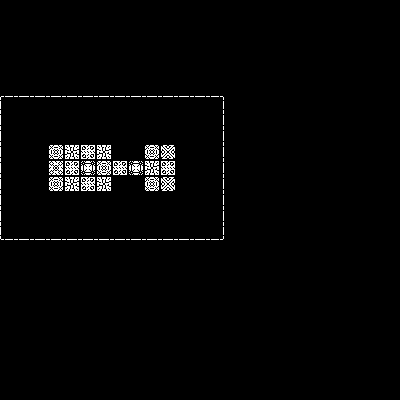

This is a level from a 2D game, rendered from its Tiled map with the project's own tilesets. A one-line summary and the complete map file follow:
An orthogonal 25x25 tile map with 16x16 px tiles, 2 tile layers (base, tiles).

<map version="1.2" tiledversion="1.3.3" orientation="orthogonal" renderorder="right-down" width="25" height="25" tilewidth="16" tileheight="16" infinite="0" nextlayerid="3" nextobjectid="1">
 <tileset firstgid="1" name="tiles" tilewidth="16" tileheight="16" tilecount="10" columns="10">
  <image source="tiles.png" width="160" height="16" />
 </tileset>
 <layer id="1" name="base" width="25" height="25">
  <data encoding="csv">
0,0,0,0,0,0,0,0,0,0,0,0,0,0,0,0,0,0,0,0,0,0,0,0,0,
0,0,0,0,0,0,0,0,0,0,0,0,0,0,0,0,0,0,0,0,0,0,0,0,0,
0,0,0,0,0,0,0,0,0,0,0,0,0,0,0,0,0,0,0,0,0,0,0,0,0,
0,0,0,0,0,0,0,0,0,0,0,0,0,0,0,0,0,0,0,0,0,0,0,0,0,
0,0,0,0,0,0,0,0,0,0,0,0,0,0,0,0,0,0,0,0,0,0,0,0,0,
0,0,0,0,0,0,0,0,0,0,0,0,0,0,0,0,0,0,0,0,0,0,0,0,0,
8,9,9,9,9,9,9,9,9,9,9,9,9,2684354568,0,0,0,0,0,0,0,0,0,0,0,
536870921,7,7,7,7,7,7,7,7,7,7,7,7,2684354569,0,0,0,0,0,0,0,0,0,0,0,
536870921,7,7,7,7,7,7,7,7,7,7,7,7,2684354569,0,0,0,0,0,0,0,0,0,0,0,
536870921,7,7,7,7,7,7,7,7,7,7,7,7,2684354569,0,0,0,0,0,0,0,0,0,0,0,
536870921,7,7,7,7,7,7,7,7,7,7,7,7,2684354569,0,0,0,0,0,0,0,0,0,0,0,
536870921,7,7,7,7,7,7,7,7,7,7,7,7,2684354569,0,0,0,0,0,0,0,0,0,0,0,
536870921,7,7,7,7,7,7,7,7,7,7,7,7,2684354569,0,0,0,0,0,0,0,0,0,0,0,
536870921,7,7,7,7,7,7,7,7,7,7,7,7,2684354569,0,0,0,0,0,0,0,0,0,0,0,
1610612744,1073741833,1073741833,1073741833,1073741833,1073741833,1073741833,1073741833,1073741833,1073741833,1073741833,1073741833,1073741833,3221225480,0,0,0,0,0,0,0,0,0,0,0,
0,0,0,0,0,0,0,0,0,0,0,0,0,0,0,0,0,0,0,0,0,0,0,0,0,
0,0,0,0,0,0,0,0,0,0,0,0,0,0,0,0,0,0,0,0,0,0,0,0,0,
0,0,0,0,0,0,0,0,0,0,0,0,0,0,0,0,0,0,0,0,0,0,0,0,0,
0,0,0,0,0,0,0,0,0,0,0,0,0,0,0,0,0,0,0,0,0,0,0,0,0,
0,0,0,0,0,0,0,0,0,0,0,0,0,0,0,0,0,0,0,0,0,0,0,0,0,
0,0,0,0,0,0,0,0,0,0,0,0,0,0,0,0,0,0,0,0,0,0,0,0,0,
0,0,0,0,0,0,0,0,0,0,0,0,0,0,0,0,0,0,0,0,0,0,0,0,0,
0,0,0,0,0,0,0,0,0,0,0,0,0,0,0,0,0,0,0,0,0,0,0,0,0,
0,0,0,0,0,0,0,0,0,0,0,0,0,0,0,0,0,0,0,0,0,0,0,0,0,
0,0,0,0,0,0,0,0,0,0,0,0,0,0,0,0,0,0,0,0,0,0,0,0,0
</data>
 </layer>
 <layer id="2" name="tiles" width="25" height="25">
  <data encoding="csv">
0,0,0,0,0,0,0,0,0,0,0,0,0,0,0,0,0,0,0,0,0,0,0,0,0,
0,0,0,0,0,0,0,0,0,0,0,0,0,0,0,0,0,0,0,0,0,0,0,0,0,
0,0,0,0,0,0,0,0,0,0,0,0,0,0,0,0,0,0,0,0,0,0,0,0,0,
0,0,0,0,0,0,0,0,0,0,0,0,0,0,0,0,0,0,0,0,0,0,0,0,0,
0,0,0,0,0,0,0,0,0,0,0,0,0,0,0,0,0,0,0,0,0,0,0,0,0,
0,0,0,0,0,0,0,0,0,0,0,0,0,0,0,0,0,0,0,0,0,0,0,0,0,
0,0,0,0,0,0,0,0,0,0,0,0,0,0,0,0,0,0,0,0,0,0,0,0,0,
0,0,0,0,0,0,0,0,0,0,0,0,0,0,0,0,0,0,0,0,0,0,0,0,0,
0,0,0,0,0,0,0,0,0,0,0,0,0,0,0,0,0,0,0,0,0,0,0,0,0,
0,0,0,4,1,3,1,0,0,4,6,0,0,0,0,0,0,0,0,0,0,0,0,0,0,
0,0,0,2,3,5,4,3,5,1,3,0,0,0,0,0,0,0,0,0,0,0,0,0,0,
0,0,0,4,1,3,1,0,0,4,6,0,0,0,0,0,0,0,0,0,0,0,0,0,0,
0,0,0,0,0,0,0,0,0,0,0,0,0,0,0,0,0,0,0,0,0,0,0,0,0,
0,0,0,0,0,0,0,0,0,0,0,0,0,0,0,0,0,0,0,0,0,0,0,0,0,
0,0,0,0,0,0,0,0,0,0,0,0,0,0,0,0,0,0,0,0,0,0,0,0,0,
0,0,0,0,0,0,0,0,0,0,0,0,0,0,0,0,0,0,0,0,0,0,0,0,0,
0,0,0,0,0,0,0,0,0,0,0,0,0,0,0,0,0,0,0,0,0,0,0,0,0,
0,0,0,0,0,0,0,0,0,0,0,0,0,0,0,0,0,0,0,0,0,0,0,0,0,
0,0,0,0,0,0,0,0,0,0,0,0,0,0,0,0,0,0,0,0,0,0,0,0,0,
0,0,0,0,0,0,0,0,0,0,0,0,0,0,0,0,0,0,0,0,0,0,0,0,0,
0,0,0,0,0,0,0,0,0,0,0,0,0,0,0,0,0,0,0,0,0,0,0,0,0,
0,0,0,0,0,0,0,0,0,0,0,0,0,0,0,0,0,0,0,0,0,0,0,0,0,
0,0,0,0,0,0,0,0,0,0,0,0,0,0,0,0,0,0,0,0,0,0,0,0,0,
0,0,0,0,0,0,0,0,0,0,0,0,0,0,0,0,0,0,0,0,0,0,0,0,0,
0,0,0,0,0,0,0,0,0,0,0,0,0,0,0,0,0,0,0,0,0,0,0,0,0
</data>
 </layer>
</map>